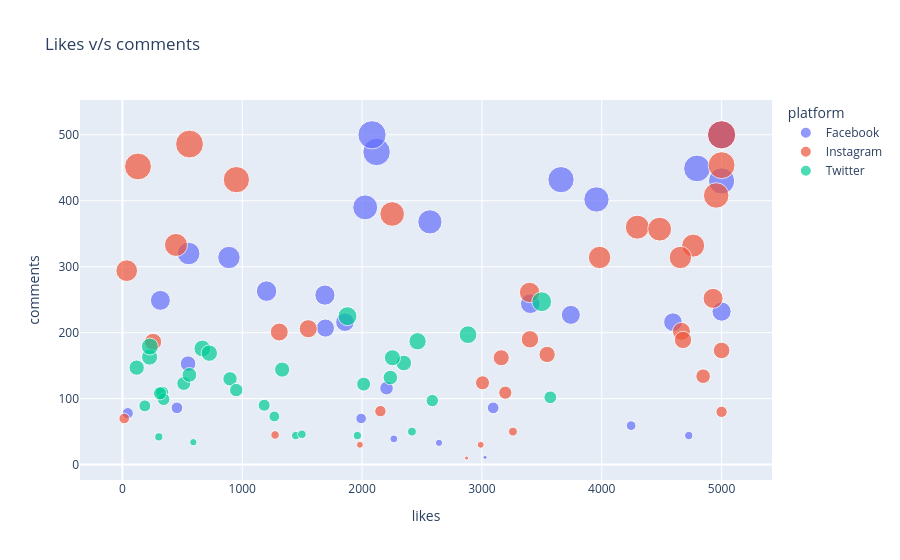

The notebook cell saved with this chart:
### Code cell
fig = px.scatter(df,
             x='likes',
             y='comments',
             title = 'Likes v/s comments',
             color = 'platform',
             size = 'comments',)
fig.show()

### Figure 1 — Plotly figure (JSON) as saved in the notebook; plotly's stock layout.template omitted (floating-point values rounded to 4 significant figures)
{"data": [{"hovertemplate": "platform=Facebook<br>likes=%{x}<br>comments=%{marker.size}<extra></extra>", "legendgroup": "Facebook", "marker": {"color": "#636efa", "size": [474, 432, 249, 78, 314, 86, 70, 500, 153, 216, 449, 500, 59, 430, 44, 232, 116, 227, 39, 390, 86, 257, 11, 500, 320, 33, 263, 368, 244, 402, 216, 207], "sizemode": "area", "sizeref": 1.25, "symbol": "circle"}, "mode": "markers", "name": "Facebook", "orientation": "v", "showlegend": true, "type": "scatter", "x": [2121, 3660, 317, 45, 889, 455, 1992, 2083, 548, 4594, 4795, 5000, 4245, 5000, 4726, 5000, 2204, 3742, 2265, 2026, 3094, 1690, 3026, 5000, 553, 2642, 1203, 2566, 3404, 3956, 1857, 1694], "xaxis": "x", "y": [474, 432, 249, 78, 314, 86, 70, 500, 153, 216, 449, 500, 59, 430, 44, 232, 116, 227, 39, 390, 86, 257, 11, 500, 320, 33, 263, 368, 244, 402, 216, 207], "yaxis": "y"}, {"hovertemplate": "platform=Instagram<br>likes=%{x}<br>comments=%{marker.size}<extra></extra>", "legendgroup": "Instagram", "marker": {"color": "#EF553B", "size": [408, 186, 30, 45, 10, 80, 162, 202, 201, 333, 252, 50, 380, 206, 360, 190, 134, 332, 167, 452, 314, 486, 261, 454, 81, 30, 189, 314, 173, 70, 109, 432, 124, 294, 500, 357], "sizemode": "area", "sizeref": 1.25, "symbol": "circle"}, "mode": "markers", "name": "Instagram", "orientation": "v", "showlegend": true, "type": "scatter", "x": [4955, 256, 1982, 1274, 2872, 5000, 3161, 4665, 1309, 447, 4929, 3259, 2251, 1551, 4297, 3401, 4846, 4763, 3544, 130, 3982, 560, 3398, 5000, 2153, 2990, 4678, 4656, 5000, 15, 3195, 951, 3005, 36, 5000, 4483], "xaxis": "x", "y": [408, 186, 30, 45, 10, 80, 162, 202, 201, 333, 252, 50, 380, 206, 360, 190, 134, 332, 167, 452, 314, 486, 261, 454, 81, 30, 189, 314, 173, 70, 109, 432, 124, 294, 500, 357], "yaxis": "y"}, {"hovertemplate": "platform=Twitter<br>likes=%{x}<br>comments=%{marker.size}<extra></extra>", "legendgroup": "Twitter", "marker": {"color": "#00cc96", "size": [90, 247, 225, 44, 42, 144, 154, 123, 122, 136, 44, 109, 130, 147, 162, 187, 176, 97, 132, 169, 73, 113, 46, 34, 99, 163, 89, 102, 50, 197, 108, 179], "sizemode": "area", "sizeref": 1.25, "symbol": "circle"}, "mode": "markers", "name": "Twitter", "orientation": "v", "showlegend": true, "type": "scatter", "x": [1183, 3499, 1878, 1446, 304, 1333, 2348, 512, 2013, 559, 1961, 332, 898, 119, 2253, 2463, 667, 2586, 2236, 725, 1268, 950, 1498, 592, 344, 227, 187, 3571, 2416, 2884, 314, 229], "xaxis": "x", "y": [90, 247, 225, 44, 42, 144, 154, 123, 122, 136, 44, 109, 130, 147, 162, 187, 176, 97, 132, 169, 73, 113, 46, 34, 99, 163, 89, 102, 50, 197, 108, 179], "yaxis": "y"}], "layout": {"legend": {"itemsizing": "constant", "title": {"text": "platform"}, "tracegroupgap": 0}, "title": {"text": "Likes v/s comments"}, "xaxis": {"anchor": "y", "domain": [0, 1], "title": {"text": "likes"}}, "yaxis": {"anchor": "x", "domain": [0, 1], "title": {"text": "comments"}}}}
